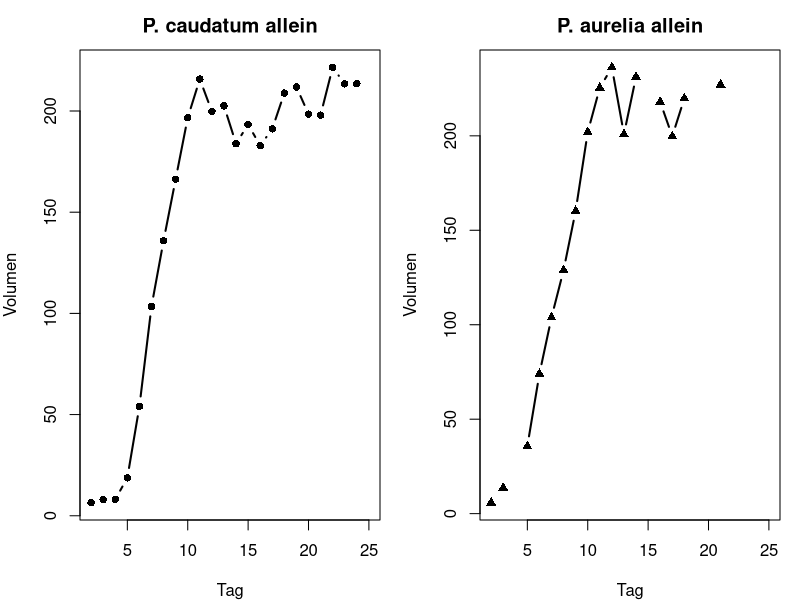
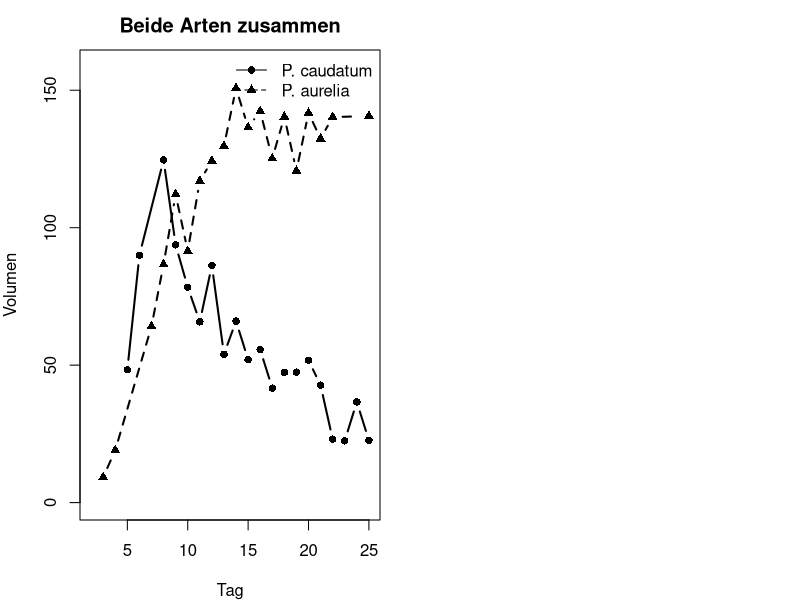
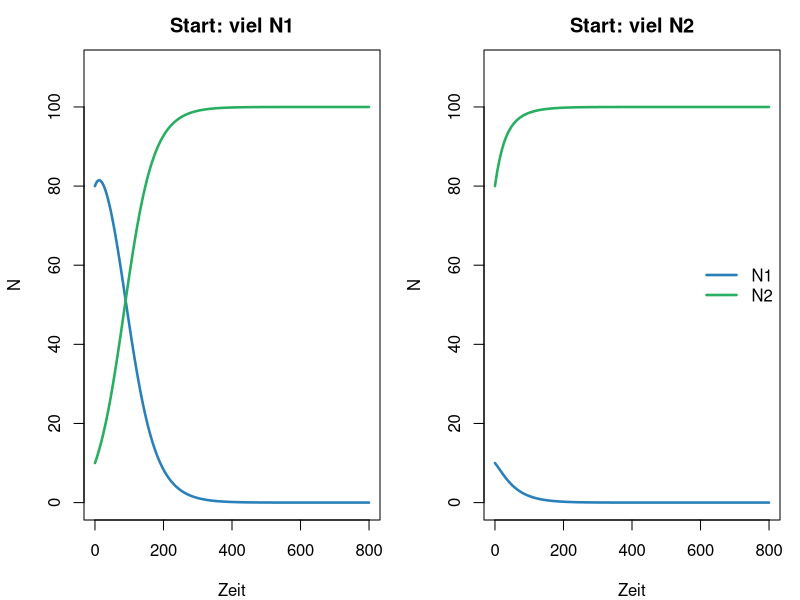
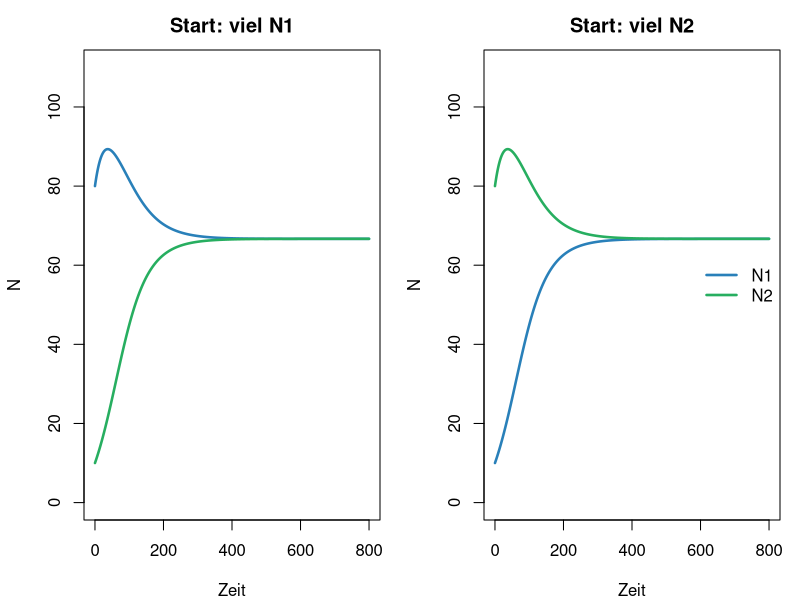
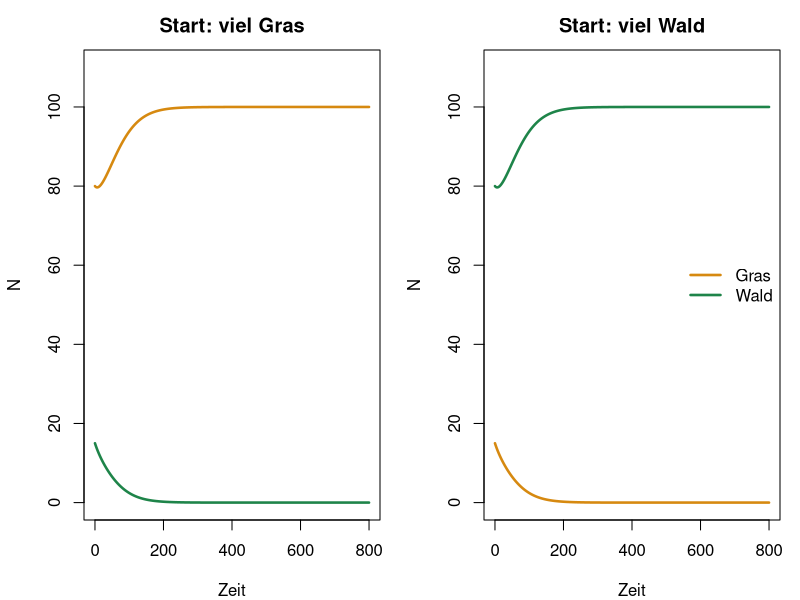
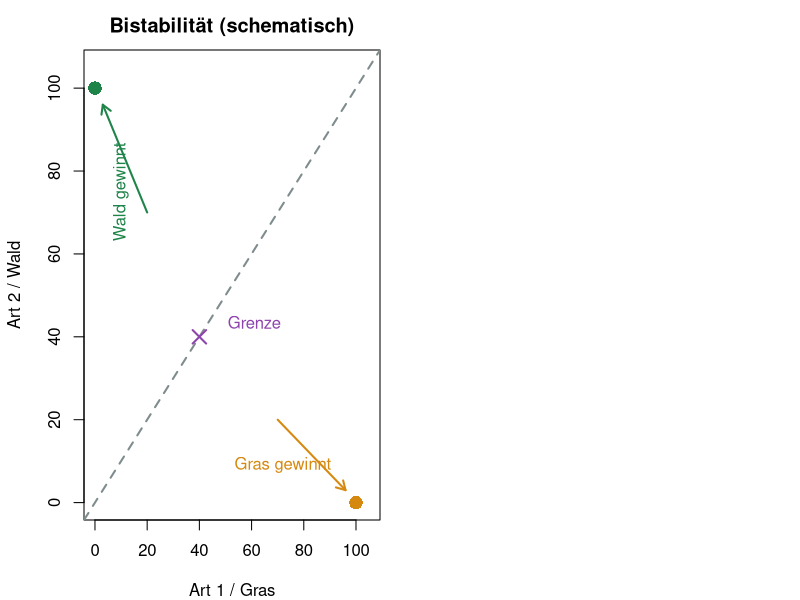
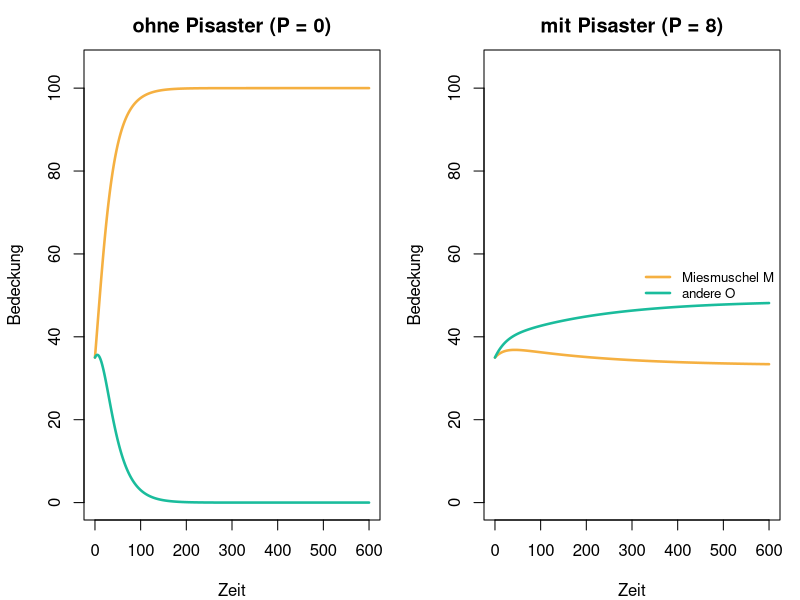
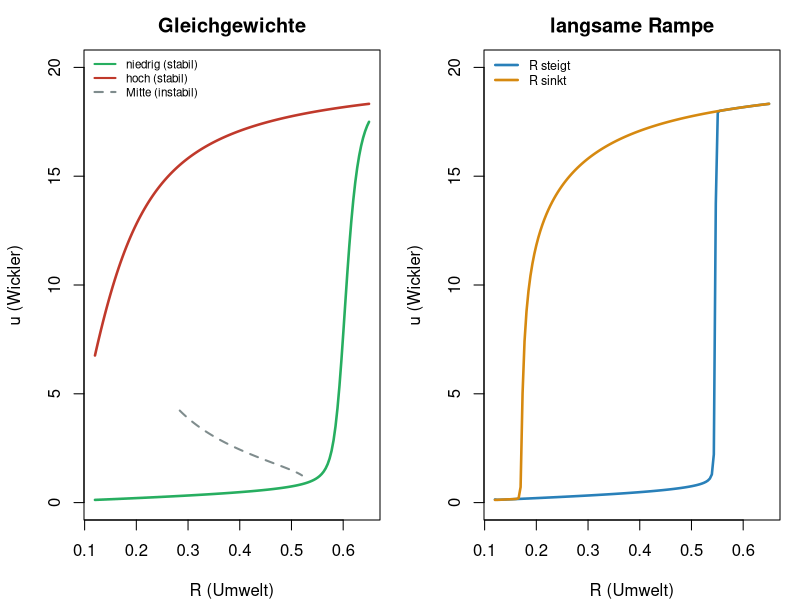

These figures' R source, in order:
## ---- chunk 1
#| fig-height: 3.7
#| fig-width: 8
#| out-width: 70%
pc <- read.csv("data/paramecium_caudatum_alone.csv")
pa <- read.csv("data/paramecium_aurelia_alone.csv")
par(mfrow = c(1, 2), mar = c(4, 4, 2.5, 1))
plot(pc$day, pc$volume, type = "b", pch = 16, lwd = 2,
     xlab = "Tag", ylab = "Volumen", main = "P. caudatum allein")
plot(pa$day, pa$volume, type = "b", pch = 17, lwd = 2,
     xlab = "Tag", ylab = "Volumen", main = "P. aurelia allein")
## ---- chunk 2
#| fig-height: 3.8
#| fig-width: 7.5
#| out-width: 62%
mix <- read.csv("data/paramecium_competition.csv")
c_ok <- !is.na(mix$caudatum)
a_ok <- !is.na(mix$aurelia)
ymax <- max(c(mix$caudatum, mix$aurelia), na.rm = TRUE)
plot(mix$day[c_ok], mix$caudatum[c_ok], type = "b", pch = 16, lwd = 2,
     xlab = "Tag", ylab = "Volumen", main = "Beide Arten zusammen",
     ylim = c(0, ymax * 1.05), xlim = range(mix$day, na.rm = TRUE))
lines(mix$day[a_ok], mix$aurelia[a_ok], type = "b", pch = 17, lwd = 2, lty = 2)
legend("topright", c("P. caudatum", "P. aurelia"),
       pch = c(16, 17), lty = 1:2, bty = "n")
## ---- chunk 3
#| include: false
next_comp <- function(N1, N2, r1 = 0.05, r2 = 0.05,
                      K1 = 100, K2 = 100, a12, a21) {
  d1 <- r1 * N1 * (1 - (N1 + a12 * N2) / K1)
  d2 <- r2 * N2 * (1 - (N2 + a21 * N1) / K2)
  c(N1 = max(N1 + d1, 0), N2 = max(N2 + d2, 0))
}
sim_comp <- function(N10, N20, a12, a21, T = 800) {
  N1 <- numeric(T + 1); N2 <- numeric(T + 1)
  N1[1] <- N10; N2[1] <- N20
  for (t in 1:T) {
    out <- next_comp(N1[t], N2[t], a12 = a12, a21 = a21)
    N1[t + 1] <- out["N1"]; N2[t + 1] <- out["N2"]
  }
  data.frame(time = 0:T, N1 = N1, N2 = N2)
}
## ---- chunk 4
#| fig-height: 3.6
#| fig-width: 9
#| out-width: 72%
A <- sim_comp(80, 10, 1.4, 0.5)
B <- sim_comp(10, 80, 1.4, 0.5)
par(mfrow = c(1, 2), mar = c(4, 4.2, 2.5, 1))
matplot(A$time, cbind(A$N1, A$N2), type = "l", lty = 1, lwd = 2.5,
        col = c("#2980b9", "#27ae60"), ylim = c(0, 110),
        xlab = "Zeit", ylab = "N", main = "Start: viel N1")
matplot(B$time, cbind(B$N1, B$N2), type = "l", lty = 1, lwd = 2.5,
        col = c("#2980b9", "#27ae60"), ylim = c(0, 110),
        xlab = "Zeit", ylab = "N", main = "Start: viel N2")
legend("right", c("N1", "N2"), col = c("#2980b9", "#27ae60"),
       lty = 1, lwd = 2.5, bty = "n")
## ---- chunk 5
#| fig-height: 3.6
#| fig-width: 9
#| out-width: 72%
C <- sim_comp(80, 10, 0.5, 0.5)
D <- sim_comp(10, 80, 0.5, 0.5)
par(mfrow = c(1, 2), mar = c(4, 4.2, 2.5, 1))
matplot(C$time, cbind(C$N1, C$N2), type = "l", lty = 1, lwd = 2.5,
        col = c("#2980b9", "#27ae60"), ylim = c(0, 110),
        xlab = "Zeit", ylab = "N", main = "Start: viel N1")
matplot(D$time, cbind(D$N1, D$N2), type = "l", lty = 1, lwd = 2.5,
        col = c("#2980b9", "#27ae60"), ylim = c(0, 110),
        xlab = "Zeit", ylab = "N", main = "Start: viel N2")
legend("right", c("N1", "N2"), col = c("#2980b9", "#27ae60"),
       lty = 1, lwd = 2.5, bty = "n")
## ---- chunk 6
#| fig-height: 3.8
#| fig-width: 9
#| out-width: 70%
G <- sim_comp(80, 15, 1.5, 1.5)
W <- sim_comp(15, 80, 1.5, 1.5)
par(mfrow = c(1, 2), mar = c(4, 4.2, 2.5, 1))
matplot(G$time, cbind(G$N1, G$N2), type = "l", lty = 1, lwd = 2.5,
        col = c("#d68910", "#1e8449"), ylim = c(0, 110),
        xlab = "Zeit", ylab = "N", main = "Start: viel Gras")
matplot(W$time, cbind(W$N1, W$N2), type = "l", lty = 1, lwd = 2.5,
        col = c("#d68910", "#1e8449"), ylim = c(0, 110),
        xlab = "Zeit", ylab = "N", main = "Start: viel Wald")
legend("right", c("Gras", "Wald"), col = c("#d68910", "#1e8449"),
       lty = 1, lwd = 2.5, bty = "n")
## ---- chunk 7
#| fig-height: 4.2
#| fig-width: 7.5
#| out-width: 68%
plot(NA, xlim = c(0, 105), ylim = c(0, 105),
     xlab = "Art 1 / Gras", ylab = "Art 2 / Wald",
     main = "Bistabilität (schematisch)")
abline(a = 0, b = 1, lty = 2, lwd = 2, col = "#7f8c8d")
points(c(100, 0), c(0, 100), pch = 16, cex = 1.8,
       col = c("#d68910", "#1e8449"))
points(40, 40, pch = 4, cex = 1.8, lwd = 2, col = "#8e44ad")
arrows(70, 20, 96, 3, length = 0.1, lwd = 2, col = "#d68910")
arrows(20, 70, 3, 96, length = 0.1, lwd = 2, col = "#1e8449")
text(72, 9, "Gras gewinnt", col = "#d68910")
text(10, 75, "Wald gewinnt", col = "#1e8449", srt = 90)
text(47, 43, "Grenze", col = "#8e44ad", pos = 4)
## ---- chunk 8
#| include: false
next_space <- function(M, O, P = 0,
                       rM = 0.08, rO = 0.06, K = 100,
                       aOM = 0.45, aMO = 1.55, a = 0.0045) {
  dM <- rM * M * (1 - (M + aOM * O) / K) - a * P * M
  dO <- rO * O * (1 - (O + aMO * M) / K)
  c(M = max(M + dM, 0), O = max(O + dO, 0))
}
sim_space <- function(P, T = 600, M0 = 35, O0 = 35) {
  M <- numeric(T + 1); O <- numeric(T + 1)
  M[1] <- M0; O[1] <- O0
  for (t in 1:T) {
    out <- next_space(M[t], O[t], P = P)
    M[t + 1] <- out["M"]; O[t + 1] <- out["O"]
  }
  data.frame(time = 0:T, M = M, O = O)
}
## ---- chunk 9
#| fig-height: 3.6
#| fig-width: 9
#| out-width: 72%
noP <- sim_space(0)
withP <- sim_space(8)
par(mfrow = c(1, 2), mar = c(4, 4.2, 2.5, 1))
matplot(noP$time, cbind(noP$M, noP$O), type = "l", lty = 1, lwd = 2.5,
        col = c("#f5b041", "#1abc9c"), ylim = c(0, 105),
        xlab = "Zeit", ylab = "Bedeckung", main = "ohne Pisaster (P = 0)")
matplot(withP$time, cbind(withP$M, withP$O), type = "l", lty = 1, lwd = 2.5,
        col = c("#f5b041", "#1abc9c"), ylim = c(0, 105),
        xlab = "Zeit", ylab = "Bedeckung", main = "mit Pisaster (P = 8)")
legend("right", c("Miesmuschel M", "andere O"),
       col = c("#f5b041", "#1abc9c"), lty = 1, lwd = 2.5, bty = "n", cex = 0.8)
## ---- chunk 10
#| fig-height: 3.7
#| fig-width: 9.2
#| out-width: 78%
f_bud <- function(u, R, Q = 20) {
  R * (1 - u / Q) - u / (1 + u^2)
}
relax <- function(u0, R, Q = 20, steps = 600, dt = 0.04) {
  u <- u0
  for (k in 1:steps) u <- max(u + dt * u * f_bud(u, R, Q), 1e-12)
  u
}
Rgrid <- seq(0.12, 0.65, length.out = 140)
low <- vapply(Rgrid, function(R) relax(0.2, R), numeric(1))
high <- vapply(Rgrid, function(R) relax(18, R), numeric(1))
mid <- rep(NA_real_, length(Rgrid))
for (i in seq_along(Rgrid)) {
  if (high[i] - low[i] < 1) next
  a <- low[i] + 0.05; b <- high[i] - 0.05
  fa <- f_bud(a, Rgrid[i]); fb <- f_bud(b, Rgrid[i])
  if (fa * fb > 0) next
  for (k in 1:40) {
    m <- 0.5 * (a + b)
    if (f_bud(a, Rgrid[i]) * f_bud(m, Rgrid[i]) <= 0) b <- m else a <- m
  }
  mid[i] <- 0.5 * (a + b)
}
track <- function(Rseq, u0, Q = 20) {
  u <- u0
  out <- numeric(length(Rseq))
  for (i in seq_along(Rseq)) {
    for (k in 1:350) u <- max(u + 0.03 * u * f_bud(u, Rseq[i], Q), 1e-12)
    out[i] <- u
  }
  out
}
R_up <- seq(0.12, 0.65, length.out = 140)
R_dn <- rev(R_up)
u_up <- track(R_up, 0.25)
u_dn <- track(R_dn, tail(u_up, 1))

par(mfrow = c(1, 2), mar = c(4, 4.2, 2.5, 1))
plot(Rgrid, low, type = "l", lwd = 2.5, col = "#27ae60",
     ylim = c(0, 20), xlab = "R (Umwelt)", ylab = "u (Wickler)",
     main = "Gleichgewichte")
lines(Rgrid, high, lwd = 2.5, col = "#c0392b")
lines(Rgrid, mid, lwd = 2, lty = 2, col = "#7f8c8d")
legend("topleft", c("niedrig (stabil)", "hoch (stabil)", "Mitte (instabil)"),
       col = c("#27ae60", "#c0392b", "#7f8c8d"),
       lty = c(1, 1, 2), lwd = 2, bty = "n", cex = 0.7)

plot(R_up, u_up, type = "l", lwd = 2.5, col = "#2980b9",
     ylim = c(0, 20), xlab = "R (Umwelt)", ylab = "u (Wickler)",
     main = "langsame Rampe")
lines(R_dn, u_dn, lwd = 2.5, col = "#d68910")
legend("topleft", c("R steigt", "R sinkt"),
       col = c("#2980b9", "#d68910"), lty = 1, lwd = 2.5, bty = "n", cex = 0.75)
